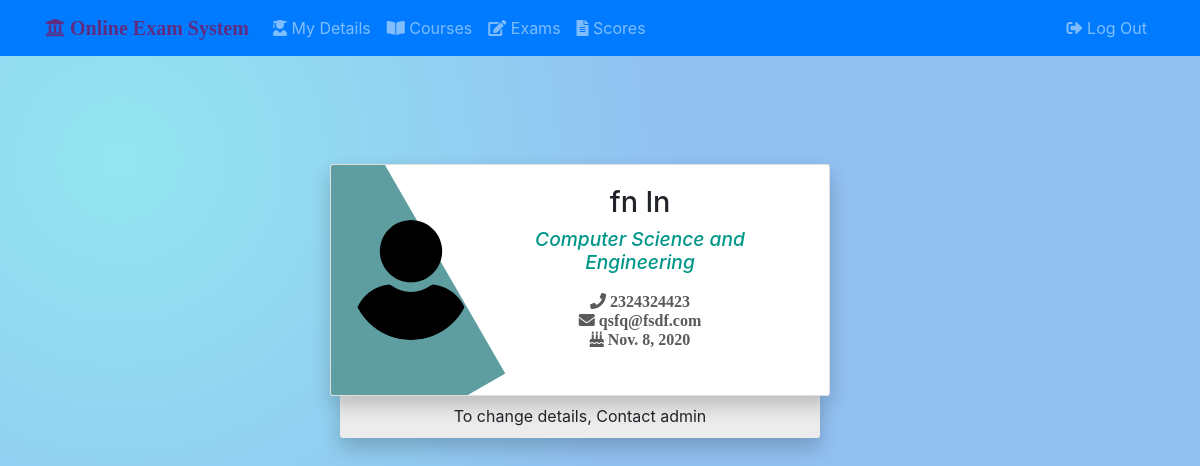
Screenshot of /students/student001/home/ with the database file from the repository.
### stud_app/models.py (models this page shows, shortened)
class Student(models.Model):
    user = models.OneToOneField(User, related_name='usserrr', on_delete=models.CASCADE, unique=True)
    course_fk = models.ManyToManyField(Course)
    dept_fk = models.ForeignKey('Department', on_delete=models.CASCADE, null=True, blank=True)
    birth_date = models.DateField(null=True, blank=True)
    phone_no = models.CharField(max_length=10, null=True, blank=True, unique=True, help_text='10-digit phone number')
    year_joined = models.DateField(null=True, blank=True)
    def get_name(self):
        return f'{self.user.first_name} {self.user.last_name}'
    class Meta:
        ordering = ['dept_fk__dept_name']

class Department(models.Model):
    dept_code = models.CharField(max_length=3, unique=True)
    dept_name = models.CharField(max_length=50)

### stud_app/views.py (the view)
# urls.py: path('<username>/home/', views.home_view, name="home"),
def home_view(request, username):
    student = Student.objects.get(user__username = username)
    return render(request, 'stud_app/home.html', context={
        'username': username,
        'student' : student,
        'name': student.get_name(),
    })

### stud_app/templates/stud_app/home.html (shortened to what this page needs)
{% extends 'base.html' %}
{% load static %}
{% block head %}
<link rel="stylesheet" href="{% static 'stud_app/css/home.css' %}">
{% endblock %}
{% block content %}
<div class="container">
<div class="row">
<div class="col-6 offset-3">
                <div class="content">
                    <div class="card">
                        <div class="firstinfo"><img src="{% static 'stud_app/img/user_icon.svg' %}" />
                            <div class="profileinfo">
                                <h1>{{ name }}</h1>
                                <h3>{{ student.dept_fk.dept_name }}</h3>
                                <p class="bio">
                                    <i class="fa fa-phone" aria-hidden="true"> {{ student.phone_no }}</i><br>
                                    <i class="fas fa-envelope"> {{ student.user.email }}</i><br>
                                    <i class="fas fa-birthday-cake"> {{ student.birth_date }}</i><br>
                                </p>
                            </div>
                        </div>
                    </div>
                    <div class="badgescard">
                        To change details, Contact admin
                    </div>
                </div>
</div>
</div>
</div>
{% endblock %}

### static/css/master.css (style rules this page uses)
body, html { height: 100%; background-repeat: no-repeat; background-image: radial-gradient( circle farthest-corner at 10% 20%, rgba(147,230,241,1) 0%, rgba(145,192,241,1) 45.5% ); }

### stud_app/static/stud_app/css/home.css (style rules this page uses)
.badgescard, .firstinfo { display: flex; justify-content: center; align-items: center; }
*, *:before, *:after { box-sizing: border-box; }
.content { position: relative; animation: animatop 0.9s cubic-bezier(0.425, 1.14, 0.47, 1.125) forwards; text-align: center; margin-top: 20%; }
.card { width: 500px; min-height: 100px; padding: 20px; border-radius: 3px; background-color: white; box-shadow: 0px 10px 20px rgba(0, 0, 0, 0.2); position: relative; overflow: hidden; }
.card:after { content: ''; display: block; width: 190px; height: 300px; background: cadetblue; position: absolute; animation: rotatemagic 0.75s cubic-bezier(0.425, 1.04, 0.47, 1.105) 1s both; }
.badgescard { padding: 10px 20px; border-radius: 3px; background-color: #ececec; width: 480px; box-shadow: 0px 10px 20px rgba(0, 0, 0, 0.2); position: absolute; z-index: -1; left: 10px; bottom: 10px; animation: animainfos 0.5s cubic-bezier(0.425, 1.04, 0.47, 1.105) 0.75s forwards; }
.firstinfo { flex-direction: row; z-index: 2; position: relative; }
.firstinfo img { border-radius: 50%; width: 120px; height: 120px; }
.firstinfo .profileinfo { padding: 0px 20px; }
.firstinfo .profileinfo h1 { font-size: 1.8em; }
.firstinfo .profileinfo h3 { font-size: 1.2em; color: #009688; font-style: italic; }
.firstinfo .profileinfo p.bio { padding: 10px 0px; color: #5a5a5a; line-height: 1.2; font-style: initial; }

### rows the page displays
Student: dept_fk.dept_name "Computer Science and Engineering", phone_no "2324324423", user.email "qsfq@fsdf.com", birth_date "Nov. 8, 2020"

### other values shown
{{ name }} "fn ln"
